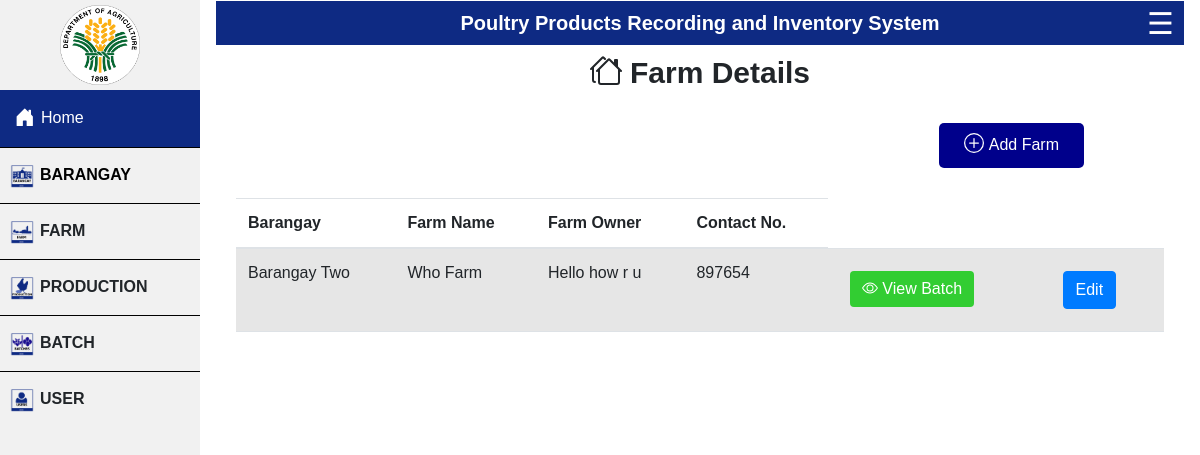
The app's page /project/view-farmx.php?baranggayID=2 with its own data.
### tables this page shows
CREATE TABLE `farm` (
  `farmID` int(21) NOT NULL,
  `baranggayID` int(21) NOT NULL,
  `farmname` varchar(21) NOT NULL,
  `farmowner` varchar(21) NOT NULL,
  `contactno` int(21) NOT NULL,
  `lat` decimal(10,8) NOT NULL,
  `lng` decimal(11,8) NOT NULL
);

CREATE TABLE `baranggay` (
  `baranggayID` int(21) NOT NULL,
  `baranggay` varchar(21) NOT NULL
);

### project/view-farmx.php (the view, shortened to what this page needs)
<?php include ("header.php");  ?>
<div class="wrapper">
    <section class="view-user">
        <h2>Farm Details</h2>
    </section>
    <section class="view">
        <?php
$baranggayID = $_GET["baranggayID"];
$query = "SELECT baranggay.baranggay, farm.farmname, farm.farmowner,
 farm.contactno, farm.farmID, baranggay.baranggayID
 FROM baranggay INNER JOIN farm ON baranggay.baranggayID = farm.baranggayID where baranggay.baranggayID = $baranggayID order by baranggay.baranggay ASC";
if ($result = $conn->query($query)){
		echo "<table class='table table-striped'>
			<thead>
			<tr>
				<th scope='col' hidden id='count'>Farm ID</th>
				<th scope='col' id='farm-name'>Barangay</th>
				<th scope='col' id='farm-name'>Farm Name</th>
				<th scope='col' id='owner'>Farm Owner</th>
				<th scope='col' id='cntct'>Contact No.</th>
			</tr>
			</thead>";
		}
        while ($row = $result->fetch_assoc()) {
        	echo"<tr>";
				echo "<td id=' farmname '>" .$row['baranggay']. "</td>";
            	echo "<td id=' farmname '>" .$row['farmname']. "</td>";
            	echo "<td id=' owner '>" .$row['farmowner']. "</td>";
            	echo "<td id=' cntct '>" .$row['contactno']. "</td>";
                    echo'<td>
                    <div class="viewbatch-button">
                    <button type="button" class="btn btn-primary" data-bs-toggle="modal" data-bs-target="#editModal" >
                    <a href="view-batchesx.php?farmID='.$row['farmID'].'"> <svg xmlns="http://www.w3.org/2000/svg" width="20" height="20" fill="currentColor" class="bi bi-eye" viewBox="0 0 20 20">
                    <path d="M16 8s-3-5.5-8-5.5S0 8 0 8s3 5.5 8 5.5S16 8 16 8zM1.173 8a13.133 13.133 0 0 1 1.66-2.043C4.12 4.668 5.88 3.5 8 3.5c2.12 0 3.879 1.168 5.168 2.457A13.133 13.133 0 0 1 14.828 8c-.058.087-.122.183-.195.288-.335.48-.83 1.12-1.465 1.755C11.879 11.332 10.119 12.5 8 12.5c-2.12 0-3.879-1.168-5.168-2.457A13.134 13.134 0 0 1 1.172 8z"/>
                    <path d="M8 5.5a2.5 2.5 0 1 0 0 5 2.5 2.5 0 0 0 0-5zM4.5 8a3.5 3.5 0 1 1 7 0 3.5 3.5 0 0 1-7 0z"/>
                  </svg>View Batch </a>
                 </button>
                 </div>
                    </td>';
                    echo '<td >
                    <button type="button" class="btn btn-primary" data-bs-toggle="modal" data-bs-target="#editfarm'.$row['farmID'].'">
                    Edit
                </button>
                <div class="modal fade" id="editfarm'.$row['farmID'].'" data-bs-backdrop="static" data-bs-keyboard="false" tabindex="-1" aria-labelledby="staticBackdropLabel" aria-hidden="true">
                    <input type="text" class="form-control" id="floatingInput" readonly hidden value= "'.$baranggayID. '" placeholder="name" name="farmID" required="true">
                                    <input type="text" class="form-control" id="floatingInput" readonly hidden value= "'.$row['farmID']. '" placeholder="name" name="farmID" required="true">
                                    <input type="text" class="form-control" id="floatingInput" value= "'.$row['farmname']. '" placeholder="name" name="farmname" required="true">
                                    <input type="text" class="form-control" id="floatingInput" value= "'.$row['farmowner']. '"placeholder="name" name="farmowner" required="true">
                                    <input type="text" class="form-control" id="floatingInput" value="'.$row['contactno']. '" placeholder="name" name="contactno" required="true">
                </div>
            </td>';
			echo"</tr>";
		}
?>
    </section>
    <div class="add">
        <div class="add-user-page">
            <a href="add-farm.php">Add Farm</a>
        </div>
    </div>
</div>
</body>
</html>

### project/header.php (style rules this page uses)
body { margin: 0; font-family: helvetica; }
button { margin: 10px; border: none; color: white; font-size: 15px; font-weight: bolder; background-color: #0e2a83; border-radius: 20px; cursor: pointer; }
html { scroll-behavior:smooth !important; }

### project/view-farmx.php (style rules this page uses)
.wrapper { margin-top: 10px; }
.view { padding: 10px; margin: 10px; }
.view-user { display: flex; margin-top: 10px; justify-content: center; }
.view-user h2 { font-size: 30px; font-weight: bold; }
.add { display: flex; justify-content: flex-end; }
.add-user-page { background-color: darkblue; padding: 10px 25px 10px 25px; margin-bottom: 30px; margin-right: 80px; border-radius: 5px; }
.add-user-page a { text-decoration: none; color: white; }
tr td button a { text-decoration: none; color: white; }
.viewbatch-button button { background-color: limegreen; border: none; }
a { text-decoration: none !important; }

### records on screen
farm: baranggayID.baranggay "Barangay Two", farmname "Who Farm", farmowner "Hello how r u", contactno "897654"
